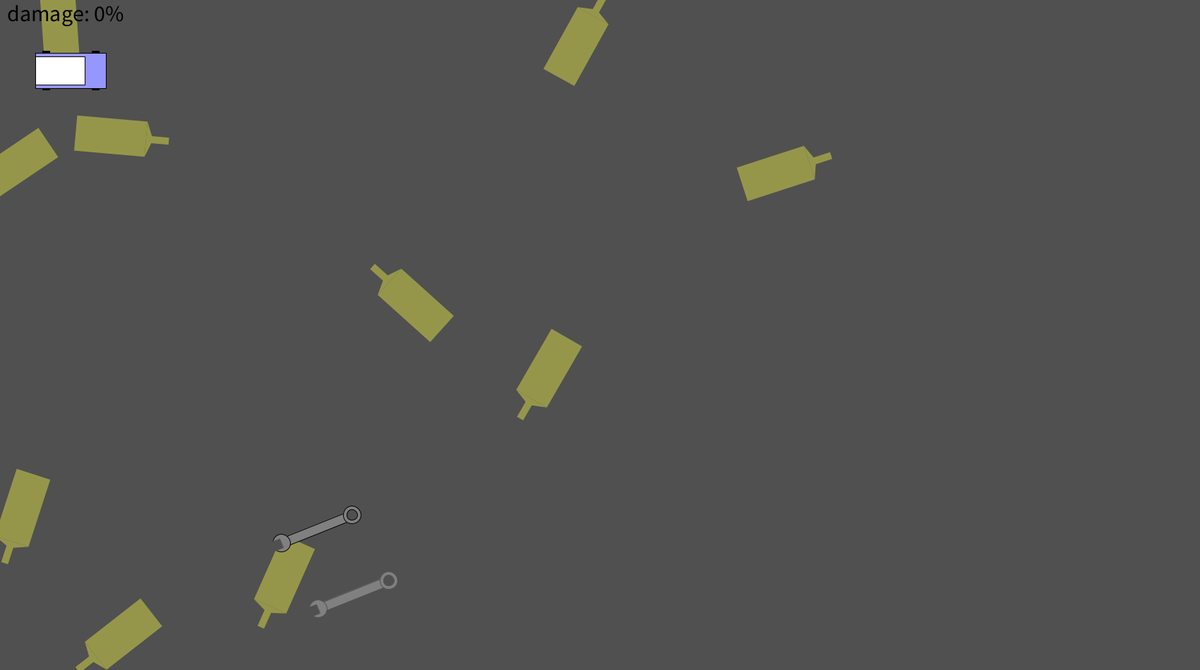
Frame 1 (no input)
Frame 60 (the mouse pressed at the canvas centre just before this capture): identical to frame 1, image omitted
Frame 120 (the mouse held since frame 60 and released just before this capture): identical to frame 1, image omitted

The Processing sketch that drew this single still picture (run headless with seeded random() and noise(); from frame 60 on, the mouse is pressed at the canvas centre):

// Processing sketch: Finnal_Assignment
// ── Finnal_Assignment.pde
//Program written by Sven Rozendom and Rint Rutgers.
car car;
wrench[] wrench = new wrench[2]; //array for wrench
boolean[] useWrench = new boolean[2]; //array to check if the wrench is used
wineBottle[] wine = new wineBottle[10]; // array of bottles
boolean[] destroyedBottle = new boolean[10]; //array to check if the bottle is broken
void setup() {
  rectMode(CENTER);
  size(1700, 950);
  car = new car(100, 100);
  for (int i = 0; i < wine.length; i++) { //creates 10 bottles
    wine[i] = new wineBottle(int(random(width)), int(random(height)), int(random(360)));
  }
  for (int i = 0; i < destroyedBottle.length; i++) { //sets all bottles to not broken.
    destroyedBottle[i] = false;
  }
  for (int i = 0; i < wrench.length; i++) { //creates 2 wrenches
    wrench[i] = new wrench(int(random(width)), int(random(height)));
  }
  for (int i = 0; i < useWrench.length; i++) { //sets all wrenches to not used
    useWrench[i] = false;
  }
 
}

void draw() {
  background(80);
  for (int i = 0; i < wine.length; i++) {
   if(destroyedBottle[i] == false){ //checks if current bottle is broken.
    wine[i].display(); //shows intact bottle
   } else {
   wine[i].broken(); // shows broken bottle
   }
  }
  for (int i = 0;i<wrench.length;i++){
    if(useWrench[i] == false){ //checks if current wrench is used
    wrench[i].display(); //shows wrench
   } else {
    // shows nothing
   }
  }
  car.display();
  car.update();
  car.wallCheck();
  car.collisionCheck();
  fill(car.damage*25,0,0); //damage score that slowly changes color form black to red.
  textSize(32);
  text( "damage: " + car.damage*10 + "%", 10,30);
}


void keyPressed() {
  car.keyCheck(keyCode);
}
void keyReleased() {
  car.keyReCheck(keyCode);
}

// ── car.pde
//this class draws the car and controlls its movement.

class car {
  int posX;
  int posY;
  int speed;
  int rotation;
  int rotationSpeed;
  int dx;
  int dy;
  int damage = 0;
  boolean up;
  boolean down;
  boolean left;
  boolean right;

  car(int initX, int initY) {
    posX = initX;
    posY = initY;
  }

  void display() {
    pushMatrix();
    translate(posX, posY);
    rotate(radians(rotation));

    //draws car
    fill(0);
    stroke(0);
    rect(-35, -25, 10, 5);
    rect(-35, 25, 10, 5);
    rect(35, 25, 10, 5);
    rect(35, -25, 10, 5);
    fill(150, 150, 255);
    rect(0, 0, 100, 50);
    fill(255);
    rect(-15, 0, 70, 40);
    popMatrix();
  }
  void keyCheck(int Key) { //Checks the imput and saves it, because it is not possible to detect more than one key at the same time.
    if (Key == UP) {
      up = true;
    }
    if (Key == DOWN) {
      down = true;
    }
    if (Key == LEFT) {
      left = true;
    }
    if (Key == RIGHT) {
      right = true;
    }
  }

  void keyReCheck(int Key) {//Rechecks the imput to see which key has been released.
    if (Key == UP) {
      up = false;
    }
    if (Key == DOWN) {
      down = false;
    }
    if (Key == LEFT) {
      left = false;
    }
    if (Key == RIGHT) {
      right = false;
    }
  }
  void wallCheck() { //stops the car at the edge of the screen.
    if ((posX<0 && dx<0)||(posY<0 && dy<0)||(posX>width && dx>0)||(posY>height && dy>0)) {
      speed = -speed;
    }
  }
  void update() {
    //moves the car.
    dx = int(cos(radians(rotation))*speed);
    dy = int(sin(radians(rotation))*speed);
    posX = posX+dx;
    posY = posY+dy;
    rotation = rotation+rotationSpeed;

    //updates movement variables, the car has to be moving for the car to be able to turn. speed is reduced through damage
    if (up == true) {
      if (down == true) {//fixes unexpected input
        speed = 0;
      } else {
        speed = 11-damage;
      }
      if (left == true && right == true) {//fixes unexpected input
        rotationSpeed = 0;
      } else if (left == true) {
        rotationSpeed = -2;
      } else if (right == true) {
        rotationSpeed = 2;
      } else {
        rotationSpeed = 0;
      }
    } else if (down == true) {
      if (up == true) {//fixes unexpected input
        speed = 0;
      } else {
        speed = -11+damage;
      }
      if (left == true && right == true) {//fixes unexpected input
        rotationSpeed = 0;
      } else if (left == true) {
        rotationSpeed = 2;
      } else if (right == true) {
        rotationSpeed = -2;
      } else {
        rotationSpeed=0;
      }
    } else { //if no key is pressed, the car won't move.
      speed = 0;
      rotationSpeed=0;
    }
  }
  void collisionCheck() { // checks if the car hit a bottle or a wrench
    for (int i = 0; i < wine.length; i++) {
      if (abs(posX-wine[i].posX) <=100 && abs(posY-wine[i].posY) <=50) {
        if (destroyedBottle[i] == false) {
          damage++;
          destroyedBottle[i] = true; // sets hit bottle to broken
        }
      }
    }
    for (int i = 0;i < wrench.length;i++) {
       if (abs(posX-wrench[i].posX) <=100 && abs(posY-wrench[i].posY) <=50) {
        if (useWrench[i] == false) {
          damage--;
          damage--;
          if(damage < 0){
            damage = 0;
          }
          useWrench[i] = true; // sets hit wrench to used
        }
      }
    }
  }
}

// ── wineBottle.pde
//this class makes the wine bottle obstacles.

class wineBottle {
  int posX;
  int posY;
  int rotation;

  wineBottle(int initX, int initY, int initR) {
    posX = initX;
    posY = initY;
    rotation = initR;
  }
  void display() { //shows an intack wine bottle
    pushMatrix();
    translate(posX, posY);
    rotate(radians(rotation));
    noStroke();
    fill(150, 150, 75);
    rect(0, 0, 100, 50);
    triangle(50, 25, 50, -25, 60, 0);
    rect(70, 0, 25, 10);
    fill(0);
    stroke(0);
    popMatrix();
  }
  void broken(){ // shows some shards
    pushMatrix();
    translate(this.posX, this.posY);
    rotate(radians(rotation));
    fill(150, 150, 75);
    triangle(10,10,20,10,30,30);
    triangle(-10,-10,-20,-10,-30,-30);
    triangle(20,-10,-20, 10,-30,0);
    popMatrix();
}
}

// ── wrench.pde
//This class makes the wrenches that will repair your car

class wrench {

  int posX;
  int posY;

  wrench(int initX, int initY) {
    posX = initX;
    posY = initY;
  }

  void display() { //shows a wrench

    pushMatrix();
    translate(posX, posY);
    fill(128, 128, 128);
    quad (50, -20, -50, 20, -45, +32.5, 55, -7.5);
    circle (52.5, -13.75, 25);
    fill(80);
    circle (52.5, -13.75, 15);
    fill(128);
    circle (-47.5, 26.25, 25);
    stroke(80);
    fill(80);
    quad (-50, 20, -45, 32.5, -60, 38.5, -65, 26);
    popMatrix();
  }
}
